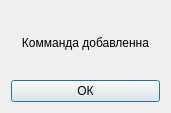
<?xml version="1.0" encoding="UTF-8"?>
<ui version="4.0">
 <class>CommandAddDialog</class>
 <widget class="QDialog" name="CommandAddDialog">
  <property name="geometry">
   <rect>
    <x>0</x>
    <y>0</y>
    <width>171</width>
    <height>113</height>
   </rect>
  </property>
  <property name="windowTitle">
   <string/>
  </property>
  <layout class="QVBoxLayout" name="verticalLayout">
   <item>
    <widget class="QLabel" name="label">
     <property name="text">
      <string>Комманда добавленна</string>
     </property>
     <property name="alignment">
      <set>Qt::AlignCenter</set>
     </property>
    </widget>
   </item>
   <item>
    <widget class="QPushButton" name="pushButton">
     <property name="text">
      <string>ОК</string>
     </property>
    </widget>
   </item>
  </layout>
 </widget>
 <resources/>
 <connections/>
</ui>
